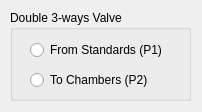
<?xml version="1.0" encoding="UTF-8"?>
<ui version="4.0">
 <class>ValveMxSeries2Window</class>
 <widget class="QDialog" name="ValveMxSeries2Window">
  <property name="geometry">
   <rect>
    <x>0</x>
    <y>0</y>
    <width>202</width>
    <height>112</height>
   </rect>
  </property>
  <property name="windowTitle">
   <string>Double 3-ways valve</string>
  </property>
  <widget class="QGroupBox" name="groupBox_valve2x3">
   <property name="geometry">
    <rect>
     <x>10</x>
     <y>10</y>
     <width>181</width>
     <height>91</height>
    </rect>
   </property>
   <property name="title">
    <string>Double 3-ways Valve</string>
   </property>
   <widget class="QRadioButton" name="radioButton_from_standards">
    <property name="geometry">
     <rect>
      <x>20</x>
      <y>30</y>
      <width>151</width>
      <height>20</height>
     </rect>
    </property>
    <property name="text">
     <string>From Standards (P1)</string>
    </property>
   </widget>
   <widget class="QRadioButton" name="radioButton_to_chamber">
    <property name="geometry">
     <rect>
      <x>20</x>
      <y>60</y>
      <width>151</width>
      <height>20</height>
     </rect>
    </property>
    <property name="text">
     <string>To Chambers (P2)</string>
    </property>
   </widget>
  </widget>
  <action name="action_pump">
   <property name="text">
    <string>Syringe pump</string>
   </property>
  </action>
  <action name="action_flows">
   <property name="text">
    <string>Flow controllers</string>
   </property>
  </action>
  <action name="action_pressure">
   <property name="text">
    <string>Pressure controller</string>
   </property>
  </action>
  <action name="action_valve2x3">
   <property name="text">
    <string>Double 3-ways valve</string>
   </property>
  </action>
  <action name="action_electrovalves">
   <property name="text">
    <string>Electro-valves</string>
   </property>
  </action>
 </widget>
 <resources/>
 <connections/>
</ui>
